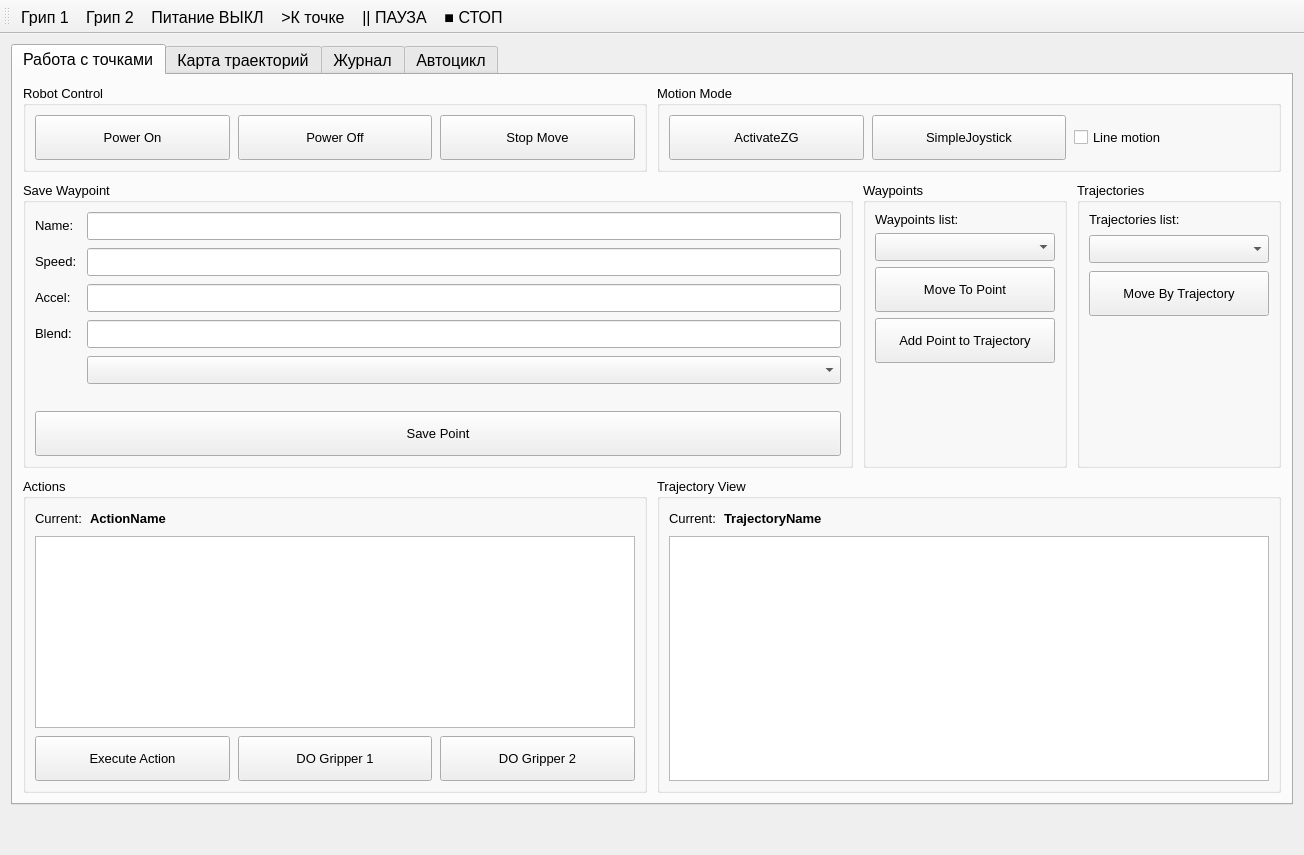
<?xml version="1.0" encoding="UTF-8"?>
<ui version="4.0">
 <class>Form</class>
 <widget class="QMainWindow" name="Form">
  <property name="geometry">
   <rect>
    <x>0</x>
    <y>0</y>
    <width>1304</width>
    <height>855</height>
   </rect>
  </property>
  <property name="windowTitle">
   <string>Waypoint Generate Panel</string>
  </property>
  <widget class="QWidget" name="centralwidget">
   <widget class="QTabWidget" name="tabWidget">
    <property name="geometry">
     <rect>
      <x>11</x>
      <y>10</y>
      <width>1282</width>
      <height>761</height>
     </rect>
    </property>
    <property name="minimumSize">
     <size>
      <width>0</width>
      <height>0</height>
     </size>
    </property>
    <property name="font">
     <font>
      <pointsize>12</pointsize>
      <weight>50</weight>
      <bold>false</bold>
     </font>
    </property>
    <property name="currentIndex">
     <number>0</number>
    </property>
    <widget class="QWidget" name="tabPoints">
     <attribute name="title">
      <string>Работа с точками</string>
     </attribute>
     <layout class="QVBoxLayout" name="tabMainLayout">
      <property name="spacing">
       <number>10</number>
      </property>
      <property name="leftMargin">
       <number>10</number>
      </property>
      <property name="topMargin">
       <number>10</number>
      </property>
      <property name="rightMargin">
       <number>10</number>
      </property>
      <property name="bottomMargin">
       <number>10</number>
      </property>
      <item>
       <layout class="QHBoxLayout" name="topRow">
        <property name="spacing">
         <number>10</number>
        </property>
        <item>
         <widget class="QGroupBox" name="groupRobotControl">
          <property name="font">
           <font>
            <pointsize>10</pointsize>
           </font>
          </property>
          <property name="title">
           <string>Robot Control</string>
          </property>
          <layout class="QHBoxLayout" name="robotControlLayout">
           <property name="spacing">
            <number>8</number>
           </property>
           <item>
            <widget class="QPushButton" name="PowerOn">
             <property name="minimumSize">
              <size>
               <width>120</width>
               <height>45</height>
              </size>
             </property>
             <property name="font">
              <font>
               <pointsize>10</pointsize>
              </font>
             </property>
             <property name="text">
              <string>Power On</string>
             </property>
            </widget>
           </item>
           <item>
            <widget class="QPushButton" name="PowerOff">
             <property name="minimumSize">
              <size>
               <width>120</width>
               <height>45</height>
              </size>
             </property>
             <property name="font">
              <font>
               <pointsize>10</pointsize>
              </font>
             </property>
             <property name="text">
              <string>Power Off</string>
             </property>
            </widget>
           </item>
           <item>
            <widget class="QPushButton" name="StopMove">
             <property name="minimumSize">
              <size>
               <width>120</width>
               <height>45</height>
              </size>
             </property>
             <property name="font">
              <font>
               <pointsize>10</pointsize>
              </font>
             </property>
             <property name="text">
              <string>Stop Move</string>
             </property>
            </widget>
           </item>
          </layout>
         </widget>
        </item>
        <item>
         <widget class="QGroupBox" name="groupMotionMode">
          <property name="font">
           <font>
            <pointsize>10</pointsize>
           </font>
          </property>
          <property name="title">
           <string>Motion Mode</string>
          </property>
          <layout class="QHBoxLayout" name="motionModeLayout">
           <property name="spacing">
            <number>8</number>
           </property>
           <item>
            <widget class="QPushButton" name="ActivateZG">
             <property name="minimumSize">
              <size>
               <width>140</width>
               <height>45</height>
              </size>
             </property>
             <property name="font">
              <font>
               <pointsize>10</pointsize>
              </font>
             </property>
             <property name="text">
              <string>ActivateZG</string>
             </property>
            </widget>
           </item>
           <item>
            <widget class="QPushButton" name="ActivateSJ">
             <property name="minimumSize">
              <size>
               <width>140</width>
               <height>45</height>
              </size>
             </property>
             <property name="font">
              <font>
               <pointsize>10</pointsize>
              </font>
             </property>
             <property name="text">
              <string>SimpleJoystick</string>
             </property>
            </widget>
           </item>
           <item>
            <widget class="QCheckBox" name="chkLineMotion">
             <property name="font">
              <font>
               <pointsize>10</pointsize>
              </font>
             </property>
             <property name="toolTip">
              <string>Если включено — движение по TCP (line). Если выключено — суставное (joint).</string>
             </property>
             <property name="text">
              <string>Line motion</string>
             </property>
            </widget>
           </item>
          </layout>
         </widget>
        </item>
       </layout>
      </item>
      <item>
       <layout class="QHBoxLayout" name="middleRow">
        <property name="spacing">
         <number>10</number>
        </property>
        <item>
         <widget class="QGroupBox" name="groupSaveWaypoint">
          <property name="font">
           <font>
            <pointsize>10</pointsize>
           </font>
          </property>
          <property name="title">
           <string>Save Waypoint</string>
          </property>
          <layout class="QVBoxLayout" name="saveWaypointOuterLayout">
           <property name="spacing">
            <number>8</number>
           </property>
           <item>
            <layout class="QFormLayout" name="waypointFormLayout">
             <property name="horizontalSpacing">
              <number>10</number>
             </property>
             <property name="verticalSpacing">
              <number>8</number>
             </property>
             <item row="0" column="0">
              <widget class="QLabel" name="WaypointName">
               <property name="font">
                <font>
                 <pointsize>10</pointsize>
                </font>
               </property>
               <property name="text">
                <string>Name:</string>
               </property>
              </widget>
             </item>
             <item row="0" column="1">
              <widget class="QLineEdit" name="PointName">
               <property name="minimumSize">
                <size>
                 <width>120</width>
                 <height>28</height>
                </size>
               </property>
               <property name="font">
                <font>
                 <pointsize>10</pointsize>
                </font>
               </property>
              </widget>
             </item>
             <item row="1" column="0">
              <widget class="QLabel" name="Speed">
               <property name="font">
                <font>
                 <pointsize>10</pointsize>
                </font>
               </property>
               <property name="text">
                <string>Speed:</string>
               </property>
              </widget>
             </item>
             <item row="1" column="1">
              <widget class="QLineEdit" name="SetSpeed">
               <property name="minimumSize">
                <size>
                 <width>80</width>
                 <height>28</height>
                </size>
               </property>
               <property name="font">
                <font>
                 <pointsize>10</pointsize>
                </font>
               </property>
              </widget>
             </item>
             <item row="2" column="0">
              <widget class="QLabel" name="Accel">
               <property name="font">
                <font>
                 <pointsize>10</pointsize>
                </font>
               </property>
               <property name="text">
                <string>Accel:</string>
               </property>
              </widget>
             </item>
             <item row="2" column="1">
              <widget class="QLineEdit" name="SetAccel">
               <property name="minimumSize">
                <size>
                 <width>80</width>
                 <height>28</height>
                </size>
               </property>
               <property name="font">
                <font>
                 <pointsize>10</pointsize>
                </font>
               </property>
              </widget>
             </item>
             <item row="3" column="0">
              <widget class="QLabel" name="Blend">
               <property name="font">
                <font>
                 <pointsize>10</pointsize>
                </font>
               </property>
               <property name="text">
                <string>Blend:</string>
               </property>
              </widget>
             </item>
             <item row="3" column="1">
              <widget class="QLineEdit" name="SetBlend">
               <property name="minimumSize">
                <size>
                 <width>80</width>
                 <height>28</height>
                </size>
               </property>
               <property name="font">
                <font>
                 <pointsize>10</pointsize>
                </font>
               </property>
              </widget>
             </item>
             <item row="4" column="1">
              <widget class="QComboBox" name="availableWaypointsComboBox">
               <property name="minimumSize">
                <size>
                 <width>180</width>
                 <height>28</height>
                </size>
               </property>
               <property name="font">
                <font>
                 <pointsize>10</pointsize>
                </font>
               </property>
              </widget>
             </item>
            </layout>
           </item>
           <item>
            <widget class="QPushButton" name="SavePoint">
             <property name="minimumSize">
              <size>
               <width>0</width>
               <height>45</height>
              </size>
             </property>
             <property name="font">
              <font>
               <pointsize>10</pointsize>
              </font>
             </property>
             <property name="text">
              <string>Save Point</string>
             </property>
            </widget>
           </item>
          </layout>
         </widget>
        </item>
        <item>
         <widget class="QGroupBox" name="groupWaypoints">
          <property name="font">
           <font>
            <pointsize>10</pointsize>
           </font>
          </property>
          <property name="title">
           <string>Waypoints</string>
          </property>
          <layout class="QVBoxLayout" name="verticalLayout">
           <item>
            <widget class="QLabel" name="PointNameSelectText">
             <property name="font">
              <font>
               <pointsize>10</pointsize>
              </font>
             </property>
             <property name="text">
              <string>Waypoints list:</string>
             </property>
            </widget>
           </item>
           <item>
            <widget class="QComboBox" name="waypointsComboBox">
             <property name="minimumSize">
              <size>
               <width>180</width>
               <height>28</height>
              </size>
             </property>
             <property name="font">
              <font>
               <pointsize>10</pointsize>
              </font>
             </property>
            </widget>
           </item>
           <item>
            <widget class="QPushButton" name="MoveToPoint">
             <property name="minimumSize">
              <size>
               <width>0</width>
               <height>45</height>
              </size>
             </property>
             <property name="font">
              <font>
               <pointsize>10</pointsize>
              </font>
             </property>
             <property name="text">
              <string>Move To Point</string>
             </property>
            </widget>
           </item>
           <item>
            <widget class="QPushButton" name="AddPointToTrajectory">
             <property name="minimumSize">
              <size>
               <width>0</width>
               <height>45</height>
              </size>
             </property>
             <property name="font">
              <font>
               <pointsize>10</pointsize>
              </font>
             </property>
             <property name="text">
              <string>Add Point to Trajectory</string>
             </property>
            </widget>
           </item>
           <item>
            <spacer name="waypointsSpacer">
             <property name="orientation">
              <enum>Qt::Vertical</enum>
             </property>
             <property name="sizeHint" stdset="0">
              <size>
               <width>20</width>
               <height>0</height>
              </size>
             </property>
            </spacer>
           </item>
          </layout>
         </widget>
        </item>
        <item>
         <widget class="QGroupBox" name="groupTrajectories">
          <property name="font">
           <font>
            <pointsize>10</pointsize>
           </font>
          </property>
          <property name="title">
           <string>Trajectories</string>
          </property>
          <layout class="QVBoxLayout" name="trajectoriesLayout">
           <property name="spacing">
            <number>8</number>
           </property>
           <item>
            <widget class="QLabel" name="TrajectoryNameSelectText">
             <property name="font">
              <font>
               <pointsize>10</pointsize>
              </font>
             </property>
             <property name="text">
              <string>Trajectories list:</string>
             </property>
            </widget>
           </item>
           <item>
            <widget class="QComboBox" name="TrajectoriesComboBox">
             <property name="minimumSize">
              <size>
               <width>180</width>
               <height>28</height>
              </size>
             </property>
             <property name="font">
              <font>
               <pointsize>10</pointsize>
              </font>
             </property>
            </widget>
           </item>
           <item>
            <widget class="QPushButton" name="MoveTrajectory">
             <property name="minimumSize">
              <size>
               <width>0</width>
               <height>45</height>
              </size>
             </property>
             <property name="font">
              <font>
               <pointsize>10</pointsize>
              </font>
             </property>
             <property name="text">
              <string>Move By Trajectory</string>
             </property>
            </widget>
           </item>
           <item>
            <spacer name="trajectoriesSpacer">
             <property name="orientation">
              <enum>Qt::Vertical</enum>
             </property>
             <property name="sizeHint" stdset="0">
              <size>
               <width>145</width>
               <height>13</height>
              </size>
             </property>
            </spacer>
           </item>
          </layout>
         </widget>
        </item>
       </layout>
      </item>
      <item>
       <layout class="QHBoxLayout" name="bottomRow">
        <property name="spacing">
         <number>10</number>
        </property>
        <item>
         <widget class="QGroupBox" name="groupActions">
          <property name="font">
           <font>
            <pointsize>10</pointsize>
           </font>
          </property>
          <property name="title">
           <string>Actions</string>
          </property>
          <layout class="QVBoxLayout" name="actionsOuterLayout">
           <property name="spacing">
            <number>8</number>
           </property>
           <item>
            <layout class="QHBoxLayout" name="actionNameRow">
             <item>
              <widget class="QLabel" name="ActionNameText">
               <property name="font">
                <font>
                 <pointsize>10</pointsize>
                </font>
               </property>
               <property name="text">
                <string>Current:</string>
               </property>
              </widget>
             </item>
             <item>
              <widget class="QLabel" name="ActionName">
               <property name="font">
                <font>
                 <pointsize>10</pointsize>
                 <weight>75</weight>
                 <bold>true</bold>
                </font>
               </property>
               <property name="text">
                <string>ActionName</string>
               </property>
              </widget>
             </item>
             <item>
              <spacer name="actionNameSpacer">
               <property name="orientation">
                <enum>Qt::Horizontal</enum>
               </property>
               <property name="sizeHint" stdset="0">
                <size>
                 <width>40</width>
                 <height>20</height>
                </size>
               </property>
              </spacer>
             </item>
            </layout>
           </item>
           <item>
            <widget class="QListView" name="actionsListView">
             <property name="minimumSize">
              <size>
               <width>300</width>
               <height>150</height>
              </size>
             </property>
            </widget>
           </item>
           <item>
            <layout class="QHBoxLayout" name="actionButtonsLayout">
             <property name="spacing">
              <number>8</number>
             </property>
             <item>
              <widget class="QPushButton" name="ExecuteAction">
               <property name="minimumSize">
                <size>
                 <width>0</width>
                 <height>45</height>
                </size>
               </property>
               <property name="font">
                <font>
                 <pointsize>10</pointsize>
                </font>
               </property>
               <property name="text">
                <string>Execute Action</string>
               </property>
              </widget>
             </item>
             <item>
              <widget class="QPushButton" name="Gripper_1">
               <property name="minimumSize">
                <size>
                 <width>0</width>
                 <height>45</height>
                </size>
               </property>
               <property name="font">
                <font>
                 <pointsize>10</pointsize>
                </font>
               </property>
               <property name="text">
                <string>DO Gripper 1</string>
               </property>
               <property name="checkable">
                <bool>true</bool>
               </property>
              </widget>
             </item>
             <item>
              <widget class="QPushButton" name="Gripper_2">
               <property name="minimumSize">
                <size>
                 <width>0</width>
                 <height>45</height>
                </size>
               </property>
               <property name="font">
                <font>
                 <pointsize>10</pointsize>
                </font>
               </property>
               <property name="text">
                <string>DO Gripper 2</string>
               </property>
               <property name="checkable">
                <bool>true</bool>
               </property>
              </widget>
             </item>
            </layout>
           </item>
          </layout>
         </widget>
        </item>
        <item>
         <widget class="QGroupBox" name="groupTrajectoryView">
          <property name="font">
           <font>
            <pointsize>10</pointsize>
           </font>
          </property>
          <property name="title">
           <string>Trajectory View</string>
          </property>
          <layout class="QVBoxLayout" name="trajViewLayout">
           <property name="spacing">
            <number>8</number>
           </property>
           <item>
            <layout class="QHBoxLayout" name="trajNameRow">
             <item>
              <widget class="QLabel" name="TrajectoryNameText_2">
               <property name="font">
                <font>
                 <pointsize>10</pointsize>
                </font>
               </property>
               <property name="text">
                <string>Current:</string>
               </property>
              </widget>
             </item>
             <item>
              <widget class="QLabel" name="TrajectoryName">
               <property name="font">
                <font>
                 <pointsize>10</pointsize>
                 <weight>75</weight>
                 <bold>true</bold>
                </font>
               </property>
               <property name="text">
                <string>TrajectoryName</string>
               </property>
              </widget>
             </item>
             <item>
              <spacer name="trajNameSpacer">
               <property name="orientation">
                <enum>Qt::Horizontal</enum>
               </property>
               <property name="sizeHint" stdset="0">
                <size>
                 <width>40</width>
                 <height>20</height>
                </size>
               </property>
              </spacer>
             </item>
            </layout>
           </item>
           <item>
            <widget class="QListView" name="trajListView">
             <property name="minimumSize">
              <size>
               <width>350</width>
               <height>150</height>
              </size>
             </property>
            </widget>
           </item>
          </layout>
         </widget>
        </item>
       </layout>
      </item>
     </layout>
    </widget>
    <widget class="QWidget" name="tabMap">
     <attribute name="title">
      <string>Карта траекторий</string>
     </attribute>
     <layout class="QVBoxLayout" name="tab3Layout">
      <property name="leftMargin">
       <number>0</number>
      </property>
      <property name="topMargin">
       <number>0</number>
      </property>
      <property name="rightMargin">
       <number>0</number>
      </property>
      <property name="bottomMargin">
       <number>0</number>
      </property>
      <item>
       <widget class="QWidget" name="trajectoryMapPlaceholder" native="true">
        <property name="minimumSize">
         <size>
          <width>800</width>
          <height>600</height>
         </size>
        </property>
       </widget>
      </item>
     </layout>
    </widget>
    <widget class="QWidget" name="tabJournal">
     <attribute name="title">
      <string>Журнал</string>
     </attribute>
     <widget class="QWidget" name="verticalLayoutWidget">
      <property name="geometry">
       <rect>
        <x>10</x>
        <y>20</y>
        <width>1261</width>
        <height>711</height>
       </rect>
      </property>
      <layout class="QVBoxLayout" name="verticalLayout_2">
       <item>
        <widget class="QLabel" name="lblJournalHeader">
         <property name="font">
          <font>
           <family>Segoe UI</family>
           <pointsize>12</pointsize>
           <weight>75</weight>
           <bold>true</bold>
          </font>
         </property>
         <property name="text">
          <string>Журнал операций (последние 1000)</string>
         </property>
        </widget>
       </item>
       <item>
        <widget class="QListWidget" name="opLog">
         <property name="spacing">
          <number>1</number>
         </property>
        </widget>
       </item>
      </layout>
     </widget>
    </widget>
    <widget class="QWidget" name="tabAutoCycle">
     <attribute name="title">
      <string>Автоцикл</string>
     </attribute>
     <widget class="QWidget" name="verticalLayoutWidget_2">
      <property name="geometry">
       <rect>
        <x>0</x>
        <y>10</y>
        <width>1271</width>
        <height>721</height>
       </rect>
      </property>
      <layout class="QVBoxLayout" name="verticalLayout_3">
       <item>
        <layout class="QHBoxLayout" name="row">
         <item>
          <widget class="QPushButton" name="btnCycleStart">
           <property name="minimumSize">
            <size>
             <width>0</width>
             <height>45</height>
            </size>
           </property>
           <property name="font">
            <font>
             <pointsize>12</pointsize>
            </font>
           </property>
           <property name="text">
            <string>▶ СТАРТ цикла</string>
           </property>
          </widget>
         </item>
         <item>
          <widget class="QPushButton" name="btnCyclePause">
           <property name="minimumSize">
            <size>
             <width>0</width>
             <height>45</height>
            </size>
           </property>
           <property name="font">
            <font>
             <pointsize>12</pointsize>
            </font>
           </property>
           <property name="text">
            <string>|| ПАУЗА цикла</string>
           </property>
          </widget>
         </item>
         <item>
          <widget class="QPushButton" name="btnCycleStop">
           <property name="minimumSize">
            <size>
             <width>0</width>
             <height>45</height>
            </size>
           </property>
           <property name="font">
            <font>
             <pointsize>12</pointsize>
            </font>
           </property>
           <property name="text">
            <string>■ СТОП цикла (сброс)</string>
           </property>
          </widget>
         </item>
        </layout>
       </item>
       <item>
        <layout class="QHBoxLayout" name="activeRow" stretch="0,0,0,0,0">
         <item>
          <widget class="QCheckBox" name="chkM1Active">
           <property name="minimumSize">
            <size>
             <width>0</width>
             <height>35</height>
            </size>
           </property>
           <property name="font">
            <font>
             <pointsize>12</pointsize>
            </font>
           </property>
           <property name="text">
            <string>М1 доступен</string>
           </property>
          </widget>
         </item>
         <item>
          <widget class="QCheckBox" name="chkM2Active">
           <property name="minimumSize">
            <size>
             <width>0</width>
             <height>35</height>
            </size>
           </property>
           <property name="font">
            <font>
             <pointsize>12</pointsize>
            </font>
           </property>
           <property name="text">
            <string>М2 доступен</string>
           </property>
          </widget>
         </item>
         <item>
          <widget class="QLineEdit" name="speedEdit">
           <property name="minimumSize">
            <size>
             <width>0</width>
             <height>35</height>
            </size>
           </property>
           <property name="font">
            <font>
             <pointsize>12</pointsize>
            </font>
           </property>
           <property name="text">
            <string>100</string>
           </property>
          </widget>
         </item>
         <item>
          <widget class="QLabel" name="speedText">
           <property name="minimumSize">
            <size>
             <width>0</width>
             <height>35</height>
            </size>
           </property>
           <property name="font">
            <font>
             <pointsize>12</pointsize>
            </font>
           </property>
           <property name="text">
            <string>Скорость</string>
           </property>
          </widget>
         </item>
         <item>
          <spacer name="horizontalSpacer">
           <property name="minimumSize">
            <size>
             <width>0</width>
             <height>35</height>
            </size>
           </property>
           <property name="orientation">
            <enum>Qt::Horizontal</enum>
           </property>
           <property name="sizeHint" stdset="0">
            <size>
             <width>40</width>
             <height>20</height>
            </size>
           </property>
          </spacer>
         </item>
        </layout>
       </item>
       <item>
        <widget class="QLabel" name="lblCycleState">
         <property name="minimumSize">
          <size>
           <width>0</width>
           <height>30</height>
          </size>
         </property>
         <property name="font">
          <font>
           <pointsize>12</pointsize>
          </font>
         </property>
         <property name="frameShape">
          <enum>QFrame::Panel</enum>
         </property>
         <property name="frameShadow">
          <enum>QFrame::Sunken</enum>
         </property>
         <property name="text">
          <string>Цикл: —</string>
         </property>
        </widget>
       </item>
       <item>
        <layout class="QGridLayout" name="grid" rowstretch="0,0,0">
         <item row="1" column="1">
          <widget class="QLabel" name="lblM2State">
           <property name="minimumSize">
            <size>
             <width>0</width>
             <height>30</height>
            </size>
           </property>
           <property name="font">
            <font>
             <pointsize>12</pointsize>
            </font>
           </property>
           <property name="frameShape">
            <enum>QFrame::Panel</enum>
           </property>
           <property name="frameShadow">
            <enum>QFrame::Sunken</enum>
           </property>
           <property name="lineWidth">
            <number>1</number>
           </property>
           <property name="midLineWidth">
            <number>0</number>
           </property>
           <property name="text">
            <string>М2: —</string>
           </property>
          </widget>
         </item>
         <item row="1" column="0">
          <widget class="QLabel" name="lblM1State">
           <property name="minimumSize">
            <size>
             <width>0</width>
             <height>30</height>
            </size>
           </property>
           <property name="font">
            <font>
             <pointsize>12</pointsize>
            </font>
           </property>
           <property name="frameShape">
            <enum>QFrame::Panel</enum>
           </property>
           <property name="frameShadow">
            <enum>QFrame::Sunken</enum>
           </property>
           <property name="lineWidth">
            <number>1</number>
           </property>
           <property name="text">
            <string>М1: —</string>
           </property>
          </widget>
         </item>
         <item row="2" column="0">
          <widget class="QLabel" name="lblCycleFlags">
           <property name="minimumSize">
            <size>
             <width>0</width>
             <height>30</height>
            </size>
           </property>
           <property name="font">
            <font>
             <pointsize>12</pointsize>
            </font>
           </property>
           <property name="frameShape">
            <enum>QFrame::Panel</enum>
           </property>
           <property name="frameShadow">
            <enum>QFrame::Sunken</enum>
           </property>
           <property name="text">
            <string>TextLabel</string>
           </property>
           <property name="margin">
            <number>0</number>
           </property>
           <property name="indent">
            <number>-1</number>
           </property>
          </widget>
         </item>
        </layout>
       </item>
       <item>
        <widget class="QLabel" name="lblIoHeader">
         <property name="font">
          <font>
           <pointsize>12</pointsize>
           <weight>75</weight>
           <bold>true</bold>
          </font>
         </property>
         <property name="text">
          <string>Монитор сигналов (DI слева, DO mid, Modbus DI справа)</string>
         </property>
        </widget>
       </item>
       <item>
        <widget class="QPlainTextEdit" name="ioText">
         <property name="font">
          <font>
           <family>Consolas</family>
           <pointsize>16</pointsize>
          </font>
         </property>
         <property name="readOnly">
          <bool>true</bool>
         </property>
        </widget>
       </item>
      </layout>
     </widget>
    </widget>
   </widget>
  </widget>
  <widget class="QToolBar" name="mainToolBar">
   <property name="font">
    <font>
     <pointsize>12</pointsize>
    </font>
   </property>
   <property name="windowTitle">
    <string>toolBar_2</string>
   </property>
   <attribute name="toolBarArea">
    <enum>TopToolBarArea</enum>
   </attribute>
   <attribute name="toolBarBreak">
    <bool>false</bool>
   </attribute>
   <addaction name="btnGripper1"/>
   <addaction name="btnGripper2"/>
   <addaction name="btnPowerOffTop"/>
   <addaction name="btnMoveTo"/>
   <addaction name="btnPause"/>
   <addaction name="btnStopTop"/>
  </widget>
  <action name="btnGripper1">
   <property name="checkable">
    <bool>true</bool>
   </property>
   <property name="text">
    <string>Грип 1</string>
   </property>
  </action>
  <action name="btnGripper2">
   <property name="checkable">
    <bool>true</bool>
   </property>
   <property name="text">
    <string>Грип 2</string>
   </property>
  </action>
  <action name="btnPowerOffTop">
   <property name="text">
    <string>Питание ВЫКЛ</string>
   </property>
  </action>
  <action name="btnMoveTo">
   <property name="text">
    <string>&gt;К точке</string>
   </property>
  </action>
  <action name="btnPause">
   <property name="text">
    <string>|| ПАУЗА</string>
   </property>
  </action>
  <action name="btnStopTop">
   <property name="text">
    <string>■ СТОП</string>
   </property>
  </action>
 </widget>
 <resources/>
 <connections/>
</ui>
